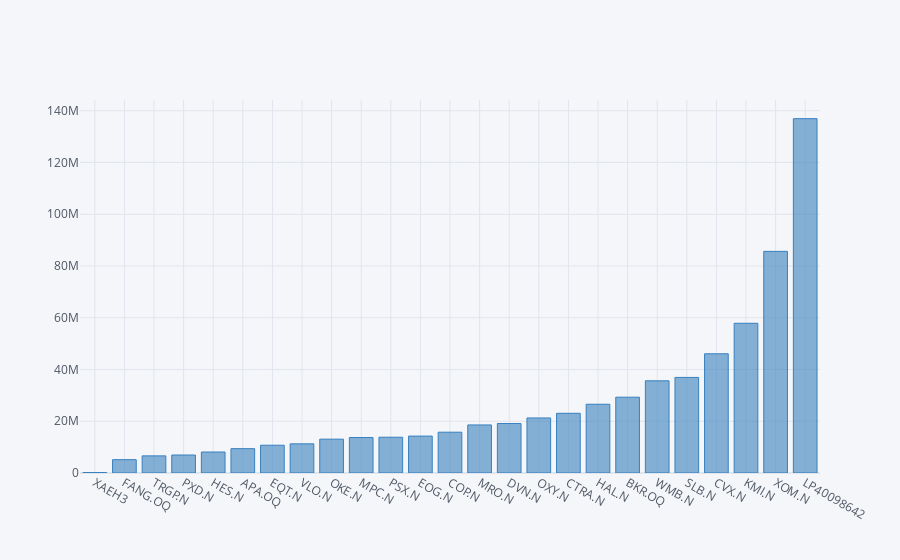

The notebook cell saved with this chart:
### Code cell
XLE[(XLE['Holding RIC'] != '')].set_index('Holding RIC')['Number of Shares'].sort_values().iplot(kind='bar', color='blue')

### Figure 1 — Plotly figure (JSON) as saved in the notebook; plotly's stock layout.template omitted (floating-point values rounded to 4 significant figures)
{"data": [{"marker": {"color": "rgba(55, 128, 191, 0.6)", "line": {"color": "rgba(55, 128, 191, 1.0)", "width": 1}}, "name": "Number of Shares", "orientation": "v", "text": "", "type": "bar", "x": ["XAEH3", "FANG.OQ", "TRGP.N", "PXD.N", "HES.N", "APA.OQ", "EQT.N", "VLO.N", "OKE.N", "MPC.N", "PSX.N", "EOG.N", "COP.N", "MRO.N", "DVN.N", "OXY.N", "CTRA.N", "HAL.N", "BKR.OQ", "WMB.N", "SLB.N", "CVX.N", "KMI.N", "XOM.N", "LP40098642"], "y": [190000, 5148757, 6622537, 6950903, 8117527, 9405759, 10737842, 11278375, 13075516, 13710609, 13826737, 14260820, 15770957, 18578734, 19123815, 21271979, 23066372, 26564666, 29297728, 35632263, 36940902, 46072089, 57866280, 85651581, 136900000.0]}], "layout": {"legend": {"bgcolor": "#F5F6F9", "font": {"color": "#4D5663"}}, "paper_bgcolor": "#F5F6F9", "plot_bgcolor": "#F5F6F9", "title": {"font": {"color": "#4D5663"}}, "xaxis": {"gridcolor": "#E1E5ED", "showgrid": true, "tickfont": {"color": "#4D5663"}, "title": {"font": {"color": "#4D5663"}, "text": ""}, "zerolinecolor": "#E1E5ED"}, "yaxis": {"gridcolor": "#E1E5ED", "showgrid": true, "tickfont": {"color": "#4D5663"}, "title": {"font": {"color": "#4D5663"}, "text": ""}, "zerolinecolor": "#E1E5ED"}}}
